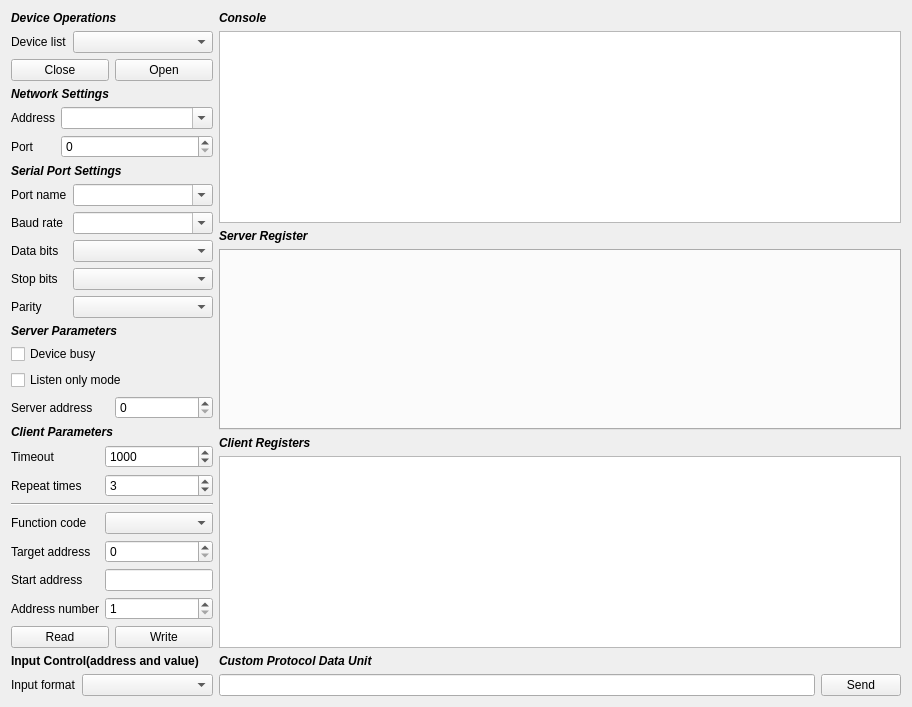
<?xml version="1.0" encoding="UTF-8"?>
<ui version="4.0">
 <class>ModbusAssistant</class>
 <widget class="QWidget" name="ModbusAssistant">
  <property name="geometry">
   <rect>
    <x>0</x>
    <y>0</y>
    <width>912</width>
    <height>652</height>
   </rect>
  </property>
  <property name="minimumSize">
   <size>
    <width>0</width>
    <height>0</height>
   </size>
  </property>
  <property name="windowTitle">
   <string notr="true">Modbus Studio</string>
  </property>
  <layout class="QGridLayout" name="gridLayout_7">
   <item row="0" column="1" rowspan="2">
    <layout class="QVBoxLayout" name="verticalLayout_2">
     <item>
      <widget class="QFrame" name="widgetConsole">
       <layout class="QGridLayout" name="gridLayout">
        <property name="leftMargin">
         <number>0</number>
        </property>
        <property name="topMargin">
         <number>0</number>
        </property>
        <property name="rightMargin">
         <number>0</number>
        </property>
        <property name="bottomMargin">
         <number>0</number>
        </property>
        <item row="0" column="0">
         <widget class="QLabel" name="label_21">
          <property name="font">
           <font>
            <italic>true</italic>
            <bold>true</bold>
           </font>
          </property>
          <property name="text">
           <string>Console</string>
          </property>
         </widget>
        </item>
        <item row="1" column="0">
         <widget class="QTextBrowser" name="textBrowser"/>
        </item>
       </layout>
      </widget>
     </item>
     <item>
      <widget class="QFrame" name="widgetServerRegisters">
       <layout class="QGridLayout" name="gridLayout_5">
        <property name="leftMargin">
         <number>0</number>
        </property>
        <property name="topMargin">
         <number>0</number>
        </property>
        <property name="rightMargin">
         <number>0</number>
        </property>
        <property name="bottomMargin">
         <number>0</number>
        </property>
        <item row="1" column="0">
         <widget class="QTabWidget" name="tabWidgetServerRegisters">
          <property name="currentIndex">
           <number>-1</number>
          </property>
         </widget>
        </item>
        <item row="0" column="0">
         <widget class="QLabel" name="label_22">
          <property name="font">
           <font>
            <italic>true</italic>
            <bold>true</bold>
           </font>
          </property>
          <property name="text">
           <string>Server Register</string>
          </property>
         </widget>
        </item>
       </layout>
      </widget>
     </item>
     <item>
      <widget class="QFrame" name="widgetClientRegisters">
       <layout class="QGridLayout" name="gridLayout_6">
        <property name="leftMargin">
         <number>0</number>
        </property>
        <property name="topMargin">
         <number>0</number>
        </property>
        <property name="rightMargin">
         <number>0</number>
        </property>
        <property name="bottomMargin">
         <number>0</number>
        </property>
        <item row="3" column="0">
         <widget class="QLineEdit" name="lineEditPdu">
          <property name="sizePolicy">
           <sizepolicy hsizetype="Expanding" vsizetype="Fixed">
            <horstretch>0</horstretch>
            <verstretch>0</verstretch>
           </sizepolicy>
          </property>
         </widget>
        </item>
        <item row="3" column="1">
         <widget class="QPushButton" name="send_">
          <property name="text">
           <string>Send</string>
          </property>
         </widget>
        </item>
        <item row="1" column="0" colspan="2">
         <widget class="QTableView" name="tabViewClientRegisters"/>
        </item>
        <item row="2" column="0" colspan="2">
         <widget class="QLabel" name="label_24">
          <property name="font">
           <font>
            <italic>true</italic>
            <bold>true</bold>
           </font>
          </property>
          <property name="text">
           <string>Custom Protocol Data Unit</string>
          </property>
         </widget>
        </item>
        <item row="0" column="0" colspan="2">
         <widget class="QLabel" name="label_23">
          <property name="font">
           <font>
            <italic>true</italic>
            <bold>true</bold>
           </font>
          </property>
          <property name="text">
           <string>Client Registers</string>
          </property>
         </widget>
        </item>
       </layout>
      </widget>
     </item>
    </layout>
   </item>
   <item row="0" column="0">
    <layout class="QVBoxLayout" name="verticalLayout">
     <item>
      <widget class="QFrame" name="widgetDevices">
       <layout class="QGridLayout" name="gridLayout_9">
        <property name="leftMargin">
         <number>0</number>
        </property>
        <property name="topMargin">
         <number>0</number>
        </property>
        <property name="rightMargin">
         <number>0</number>
        </property>
        <property name="bottomMargin">
         <number>0</number>
        </property>
        <item row="1" column="0">
         <widget class="QLabel" name="label">
          <property name="sizePolicy">
           <sizepolicy hsizetype="Fixed" vsizetype="Preferred">
            <horstretch>0</horstretch>
            <verstretch>0</verstretch>
           </sizepolicy>
          </property>
          <property name="text">
           <string>Device list</string>
          </property>
         </widget>
        </item>
        <item row="1" column="1">
         <widget class="QComboBox" name="comboBoxDeviceList"/>
        </item>
        <item row="2" column="0" colspan="2">
         <layout class="QHBoxLayout" name="horizontalLayout_3">
          <property name="leftMargin">
           <number>0</number>
          </property>
          <property name="topMargin">
           <number>0</number>
          </property>
          <property name="rightMargin">
           <number>0</number>
          </property>
          <property name="bottomMargin">
           <number>0</number>
          </property>
          <item>
           <widget class="QPushButton" name="pushButtonClose">
            <property name="text">
             <string>Close</string>
            </property>
           </widget>
          </item>
          <item>
           <widget class="QPushButton" name="pushButtonOpen">
            <property name="text">
             <string>Open</string>
            </property>
           </widget>
          </item>
         </layout>
        </item>
        <item row="0" column="0" colspan="2">
         <widget class="QLabel" name="label_7">
          <property name="font">
           <font>
            <italic>true</italic>
            <bold>true</bold>
           </font>
          </property>
          <property name="text">
           <string>Device Operations</string>
          </property>
         </widget>
        </item>
       </layout>
      </widget>
     </item>
     <item>
      <widget class="QFrame" name="widgetNetworkSettings">
       <layout class="QGridLayout" name="gridLayout_2">
        <property name="leftMargin">
         <number>0</number>
        </property>
        <property name="topMargin">
         <number>0</number>
        </property>
        <property name="rightMargin">
         <number>0</number>
        </property>
        <property name="bottomMargin">
         <number>0</number>
        </property>
        <item row="1" column="1">
         <widget class="QComboBox" name="comboBoxAddress">
          <property name="editable">
           <bool>true</bool>
          </property>
         </widget>
        </item>
        <item row="1" column="0">
         <widget class="QLabel" name="label_2">
          <property name="sizePolicy">
           <sizepolicy hsizetype="Fixed" vsizetype="Preferred">
            <horstretch>0</horstretch>
            <verstretch>0</verstretch>
           </sizepolicy>
          </property>
          <property name="text">
           <string>Address</string>
          </property>
         </widget>
        </item>
        <item row="0" column="0" colspan="2">
         <widget class="QLabel" name="label_13">
          <property name="font">
           <font>
            <italic>true</italic>
            <bold>true</bold>
           </font>
          </property>
          <property name="text">
           <string>Network Settings</string>
          </property>
         </widget>
        </item>
        <item row="2" column="1">
         <widget class="QSpinBox" name="spinBoxPort">
          <property name="maximum">
           <number>65535</number>
          </property>
         </widget>
        </item>
        <item row="2" column="0">
         <widget class="QLabel" name="label_3">
          <property name="sizePolicy">
           <sizepolicy hsizetype="Fixed" vsizetype="Preferred">
            <horstretch>0</horstretch>
            <verstretch>0</verstretch>
           </sizepolicy>
          </property>
          <property name="text">
           <string>Port</string>
          </property>
         </widget>
        </item>
       </layout>
      </widget>
     </item>
     <item>
      <widget class="QFrame" name="widgetSerialPortSettings">
       <layout class="QGridLayout" name="gridLayout_3">
        <property name="leftMargin">
         <number>0</number>
        </property>
        <property name="topMargin">
         <number>0</number>
        </property>
        <property name="rightMargin">
         <number>0</number>
        </property>
        <property name="bottomMargin">
         <number>0</number>
        </property>
        <item row="2" column="0">
         <widget class="QLabel" name="label_9">
          <property name="sizePolicy">
           <sizepolicy hsizetype="Fixed" vsizetype="Preferred">
            <horstretch>0</horstretch>
            <verstretch>0</verstretch>
           </sizepolicy>
          </property>
          <property name="text">
           <string>Baud rate</string>
          </property>
         </widget>
        </item>
        <item row="1" column="1">
         <widget class="QComboBox" name="comboBoxPortName">
          <property name="editable">
           <bool>true</bool>
          </property>
         </widget>
        </item>
        <item row="3" column="0">
         <widget class="QLabel" name="label_10">
          <property name="sizePolicy">
           <sizepolicy hsizetype="Fixed" vsizetype="Preferred">
            <horstretch>0</horstretch>
            <verstretch>0</verstretch>
           </sizepolicy>
          </property>
          <property name="text">
           <string>Data bits</string>
          </property>
         </widget>
        </item>
        <item row="0" column="0" colspan="2">
         <widget class="QLabel" name="label_14">
          <property name="font">
           <font>
            <italic>true</italic>
            <bold>true</bold>
           </font>
          </property>
          <property name="text">
           <string>Serial Port Settings</string>
          </property>
         </widget>
        </item>
        <item row="2" column="1">
         <widget class="QComboBox" name="comboBoxBaudRate">
          <property name="editable">
           <bool>true</bool>
          </property>
         </widget>
        </item>
        <item row="5" column="0">
         <widget class="QLabel" name="label_12">
          <property name="sizePolicy">
           <sizepolicy hsizetype="Fixed" vsizetype="Preferred">
            <horstretch>0</horstretch>
            <verstretch>0</verstretch>
           </sizepolicy>
          </property>
          <property name="text">
           <string>Parity</string>
          </property>
         </widget>
        </item>
        <item row="3" column="1">
         <widget class="QComboBox" name="comboBoxDataBits"/>
        </item>
        <item row="4" column="1">
         <widget class="QComboBox" name="comboBoxStopBits"/>
        </item>
        <item row="1" column="0">
         <widget class="QLabel" name="label_8">
          <property name="sizePolicy">
           <sizepolicy hsizetype="Fixed" vsizetype="Preferred">
            <horstretch>0</horstretch>
            <verstretch>0</verstretch>
           </sizepolicy>
          </property>
          <property name="text">
           <string>Port name</string>
          </property>
         </widget>
        </item>
        <item row="5" column="1">
         <widget class="QComboBox" name="comboBoxParity"/>
        </item>
        <item row="4" column="0">
         <widget class="QLabel" name="label_11">
          <property name="sizePolicy">
           <sizepolicy hsizetype="Fixed" vsizetype="Preferred">
            <horstretch>0</horstretch>
            <verstretch>0</verstretch>
           </sizepolicy>
          </property>
          <property name="text">
           <string>Stop bits</string>
          </property>
         </widget>
        </item>
       </layout>
      </widget>
     </item>
     <item>
      <widget class="QFrame" name="widgetServerParameters">
       <layout class="QGridLayout" name="gridLayout_4">
        <property name="leftMargin">
         <number>0</number>
        </property>
        <property name="topMargin">
         <number>0</number>
        </property>
        <property name="rightMargin">
         <number>0</number>
        </property>
        <property name="bottomMargin">
         <number>0</number>
        </property>
        <item row="1" column="0" colspan="2">
         <widget class="QCheckBox" name="checkBoxDeviceBusy">
          <property name="text">
           <string>Device busy</string>
          </property>
         </widget>
        </item>
        <item row="0" column="0" colspan="2">
         <widget class="QLabel" name="label_15">
          <property name="font">
           <font>
            <italic>true</italic>
            <bold>true</bold>
           </font>
          </property>
          <property name="text">
           <string>Server Parameters</string>
          </property>
         </widget>
        </item>
        <item row="3" column="0">
         <widget class="QLabel" name="label_6">
          <property name="text">
           <string>Server address</string>
          </property>
         </widget>
        </item>
        <item row="3" column="1">
         <widget class="QSpinBox" name="spinBoxServerAddress">
          <property name="maximum">
           <number>265</number>
          </property>
         </widget>
        </item>
        <item row="2" column="0" colspan="2">
         <widget class="QCheckBox" name="checkBoxListenOnlyMode">
          <property name="text">
           <string>Listen only mode</string>
          </property>
         </widget>
        </item>
       </layout>
      </widget>
     </item>
     <item>
      <widget class="QFrame" name="widgetClientParameters">
       <layout class="QGridLayout" name="gridLayout_8">
        <property name="leftMargin">
         <number>0</number>
        </property>
        <property name="topMargin">
         <number>0</number>
        </property>
        <property name="rightMargin">
         <number>0</number>
        </property>
        <property name="bottomMargin">
         <number>0</number>
        </property>
        <item row="5" column="1">
         <widget class="QSpinBox" name="spinBoxDeviceAddress">
          <property name="sizePolicy">
           <sizepolicy hsizetype="Minimum" vsizetype="Fixed">
            <horstretch>0</horstretch>
            <verstretch>0</verstretch>
           </sizepolicy>
          </property>
          <property name="maximum">
           <number>255</number>
          </property>
         </widget>
        </item>
        <item row="7" column="1">
         <widget class="QSpinBox" name="spinBoxQuantity">
          <property name="sizePolicy">
           <sizepolicy hsizetype="Minimum" vsizetype="Fixed">
            <horstretch>0</horstretch>
            <verstretch>0</verstretch>
           </sizepolicy>
          </property>
          <property name="minimum">
           <number>1</number>
          </property>
          <property name="maximum">
           <number>128</number>
          </property>
         </widget>
        </item>
        <item row="4" column="1">
         <widget class="QComboBox" name="comboBoxFunctionCode">
          <property name="sizePolicy">
           <sizepolicy hsizetype="Ignored" vsizetype="Fixed">
            <horstretch>0</horstretch>
            <verstretch>0</verstretch>
           </sizepolicy>
          </property>
          <property name="maximumSize">
           <size>
            <width>16777215</width>
            <height>16777215</height>
           </size>
          </property>
         </widget>
        </item>
        <item row="5" column="0">
         <widget class="QLabel" name="label_18">
          <property name="sizePolicy">
           <sizepolicy hsizetype="Fixed" vsizetype="Preferred">
            <horstretch>0</horstretch>
            <verstretch>0</verstretch>
           </sizepolicy>
          </property>
          <property name="text">
           <string>Target address</string>
          </property>
         </widget>
        </item>
        <item row="8" column="0" colspan="2">
         <layout class="QHBoxLayout" name="horizontalLayout_2">
          <item>
           <widget class="QPushButton" name="pushButtonRead">
            <property name="text">
             <string>Read</string>
            </property>
           </widget>
          </item>
          <item>
           <widget class="QPushButton" name="pushButtonWrite">
            <property name="text">
             <string>Write</string>
            </property>
           </widget>
          </item>
         </layout>
        </item>
        <item row="4" column="0">
         <widget class="QLabel" name="label_17">
          <property name="sizePolicy">
           <sizepolicy hsizetype="Preferred" vsizetype="Preferred">
            <horstretch>0</horstretch>
            <verstretch>0</verstretch>
           </sizepolicy>
          </property>
          <property name="text">
           <string>Function code</string>
          </property>
         </widget>
        </item>
        <item row="7" column="0">
         <widget class="QLabel" name="label_20">
          <property name="sizePolicy">
           <sizepolicy hsizetype="Fixed" vsizetype="Preferred">
            <horstretch>0</horstretch>
            <verstretch>0</verstretch>
           </sizepolicy>
          </property>
          <property name="text">
           <string>Address number</string>
          </property>
         </widget>
        </item>
        <item row="6" column="0">
         <widget class="QLabel" name="label_19">
          <property name="sizePolicy">
           <sizepolicy hsizetype="Fixed" vsizetype="Preferred">
            <horstretch>0</horstretch>
            <verstretch>0</verstretch>
           </sizepolicy>
          </property>
          <property name="text">
           <string>Start address</string>
          </property>
         </widget>
        </item>
        <item row="3" column="0" colspan="2">
         <widget class="Line" name="line_6">
          <property name="orientation">
           <enum>Qt::Orientation::Horizontal</enum>
          </property>
         </widget>
        </item>
        <item row="1" column="1">
         <widget class="QSpinBox" name="spinBoxRepeatTime">
          <property name="minimum">
           <number>100</number>
          </property>
          <property name="maximum">
           <number>10000</number>
          </property>
          <property name="value">
           <number>1000</number>
          </property>
         </widget>
        </item>
        <item row="2" column="1">
         <widget class="QSpinBox" name="spinBoxTimeout">
          <property name="minimum">
           <number>0</number>
          </property>
          <property name="maximum">
           <number>10</number>
          </property>
          <property name="singleStep">
           <number>1</number>
          </property>
          <property name="value">
           <number>3</number>
          </property>
         </widget>
        </item>
        <item row="2" column="0">
         <widget class="QLabel" name="label_5">
          <property name="sizePolicy">
           <sizepolicy hsizetype="Fixed" vsizetype="Preferred">
            <horstretch>0</horstretch>
            <verstretch>0</verstretch>
           </sizepolicy>
          </property>
          <property name="text">
           <string>Repeat times</string>
          </property>
         </widget>
        </item>
        <item row="1" column="0">
         <widget class="QLabel" name="label_4">
          <property name="sizePolicy">
           <sizepolicy hsizetype="Fixed" vsizetype="Preferred">
            <horstretch>0</horstretch>
            <verstretch>0</verstretch>
           </sizepolicy>
          </property>
          <property name="text">
           <string>Timeout</string>
          </property>
         </widget>
        </item>
        <item row="0" column="0" colspan="2">
         <widget class="QLabel" name="label_16">
          <property name="font">
           <font>
            <italic>true</italic>
            <bold>true</bold>
           </font>
          </property>
          <property name="text">
           <string>Client Parameters</string>
          </property>
         </widget>
        </item>
        <item row="6" column="1">
         <widget class="QLineEdit" name="lineEditStartAddress">
          <property name="sizePolicy">
           <sizepolicy hsizetype="Fixed" vsizetype="Fixed">
            <horstretch>0</horstretch>
            <verstretch>0</verstretch>
           </sizepolicy>
          </property>
         </widget>
        </item>
       </layout>
      </widget>
     </item>
     <item>
      <widget class="QLabel" name="label_25">
       <property name="font">
        <font>
         <bold>true</bold>
        </font>
       </property>
       <property name="text">
        <string>Input Control(address and value)</string>
       </property>
      </widget>
     </item>
     <item>
      <layout class="QHBoxLayout" name="horizontalLayout">
       <item>
        <widget class="QLabel" name="label_26">
         <property name="sizePolicy">
          <sizepolicy hsizetype="Fixed" vsizetype="Preferred">
           <horstretch>0</horstretch>
           <verstretch>0</verstretch>
          </sizepolicy>
         </property>
         <property name="text">
          <string>Input format</string>
         </property>
        </widget>
       </item>
       <item>
        <widget class="QComboBox" name="comboBoxFormat"/>
       </item>
      </layout>
     </item>
    </layout>
   </item>
   <item row="1" column="0">
    <spacer name="verticalSpacer">
     <property name="orientation">
      <enum>Qt::Orientation::Vertical</enum>
     </property>
     <property name="sizeHint" stdset="0">
      <size>
       <width>20</width>
       <height>40</height>
      </size>
     </property>
    </spacer>
   </item>
  </layout>
 </widget>
 <resources/>
 <connections/>
</ui>
